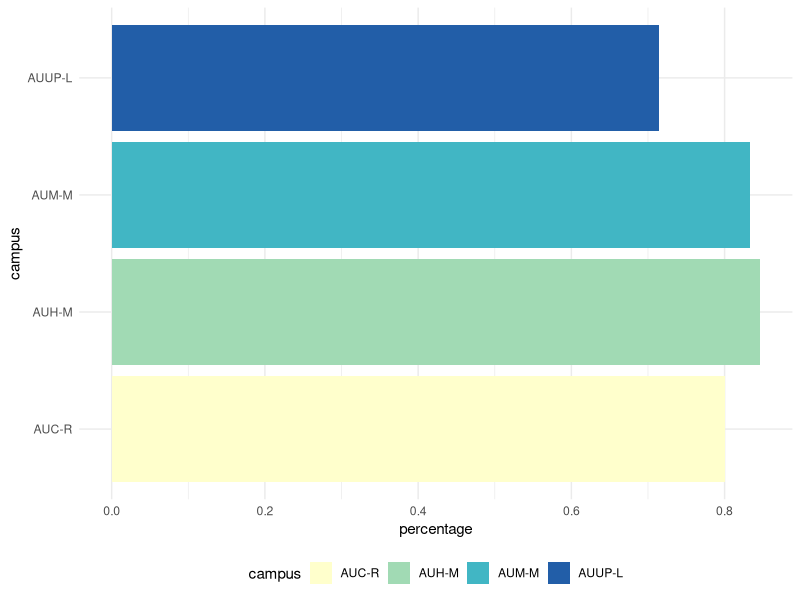

The R source for this figure: (Note: this script raises an error after producing the figure.)
#Bar plot
#https://ggplot2.tidyverse.org/reference/


(campus = c('AUC-R', 'AUUP-L','AUH-M','AUM-M'))
(str = c(100, 140, 130, 150))
(present = c(80, 100, 110, 125))
(attendance = data.frame(campus, str, present))
attendance$percentage = attendance$present/attendance$str
attendance

library(ggplot2)
ggplot(data=attendance, aes( x = campus, y = percentage, fill = campus ) ) +  geom_bar( stat = "identity", position = "stack" ) +
  coord_flip() +  scale_fill_brewer( palette = "YlGnBu" ) +
  theme_minimal() + theme( legend.position = "bottom" )


course


#-----
(cc_grid = expand.grid(c('AUC-R', 'AUUP-L','AUH-M','AUM-M'), c('BTech','MTech','BCA', 'MBA')))
(cc_grid$str = ceiling(runif(16, 50, 100)))
head(cc_grid)
names(cc_grid)[1:2] = c('campus','course')

g1 = ggplot(data=cc_grid, aes(x=course, y=str, group=campus)) 
g2 = geom_bar(stat='sum')
g1+ g2

h1 = ggplot(data=cc_grid, aes(x=course, y=str, fill=course)) 
h2 = geom_bar(stat ='identity')
h3 = facet_wrap( ~ campus )
h1 + h2 + h3
h4 = geom_text( aes( label = str,  vjust = 1, size = .5, color = 'white'))
h5 = h1 + h2 + h3 + h4
cc_grid %>% arrange(campus, course)
h5 + theme_bw() + theme( axis.text.x = element_text( angle = 90,  hjust = 1 ) )               

library(ggthemes)
#The theme will drop all the borders, grids, and axis lines to maximize the data / ink ratio.
h5 + theme_tufte()


#Stacked Bar Plot
ggplot(data=cc_grid, aes( x = course, y = str, fill = campus ) ) +  geom_bar( stat = "identity", position = "stack" ) +
  coord_flip() +  scale_fill_brewer( palette = "YlGnBu" ) +
  theme_minimal() + theme( legend.position = "bottom" )


cc_grid
x_label = cc_grid$campus

n1= ggplot(data=cc_grid, aes(x= campus, y=str,fill=campus)) + geom_bar(stat='identity', width=0.75, size=0.05) + facet_wrap(.~ course, labeller = as_labeller(x_label)) + scale_y_continuous(limits=c(0,max(str)*1.2)) + scale_x_discrete(expand=c(0,1), labels=x_label) + scale_fill_manual(values=c("red","green","blue","yellow")) + labs(x ="C6 Campus",y="Strength", title = "Distribution of Strength of Students - C6 Campuses" ) 
n2 = geom_text(aes(label=str,vjust=1.2,size=.2,color='white'))
n1+n2
n3 = theme( 
  strip.text=element_text(size=8,color="white",hjust=0.5 ), 
  strip.background = element_rect(fill="violet",color = "green" ), 
  panel.background = element_rect(fill="#efefef",color = NA ),
  panel.grid.major.x = element_blank(),
  panel.grid.minor.x = element_blank(),
  panel.grid.minor.y = element_blank(),
  panel.grid.major.y = element_line(color = "cyan" ),
  panel.spacing.x = unit(1,"cm" ),
  panel.spacing.y = unit(1,"cm" ),
  legend.position = "none") 
n1 + n2 + n3

#Tiles
ggplot(data=cc_grid, aes(x=campus, y=course, fill = str)) + geom_tile(show.legend = FALSE) +  geom_text(aes(label = str, color = "black"))
